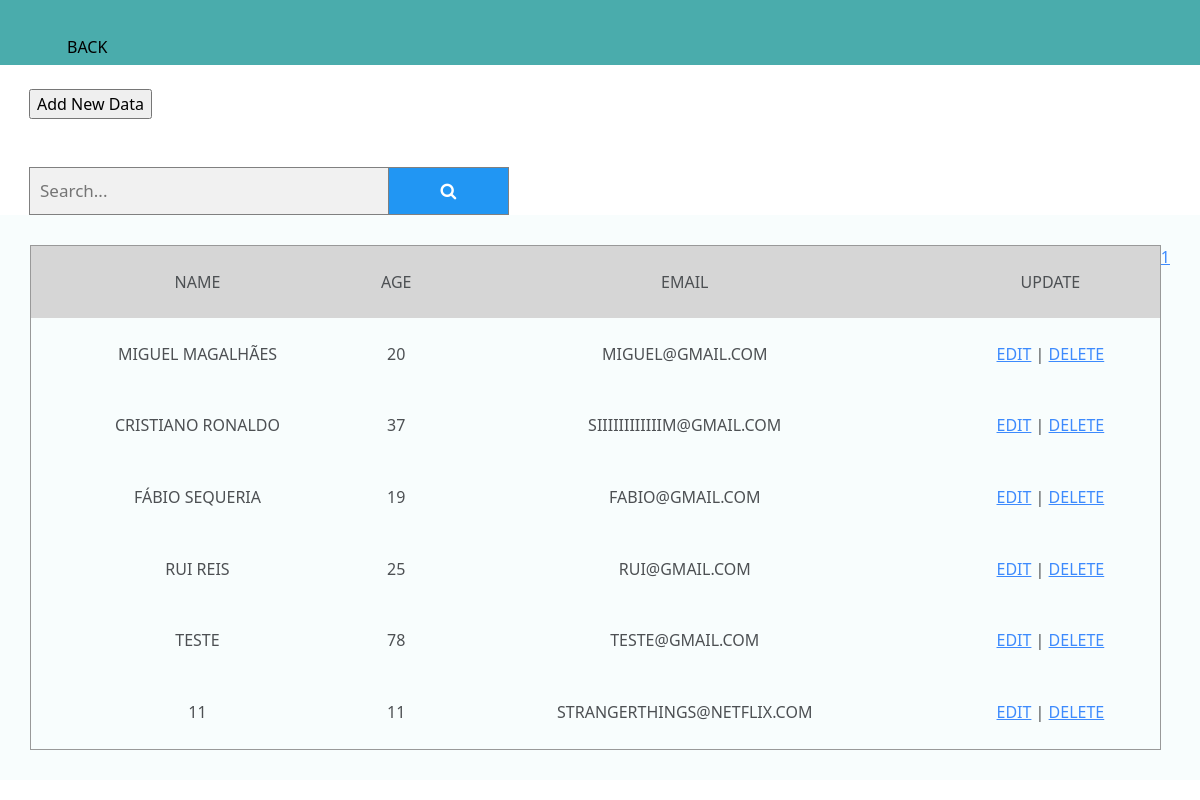
/manageusers.php, run on the app's committed database.
### tables this page shows
CREATE TABLE `users` (
  `id` int(11) NOT NULL,
  `name` varchar(100) NOT NULL,
  `password` varchar(100) NOT NULL,
  `age` int(3) NOT NULL,
  `email` varchar(100) NOT NULL,
  `status` tinyint(1) DEFAULT NULL,
  `isactive` tinyint(1) NOT NULL,
  `Registration_Date` date NOT NULL DEFAULT current_timestamp()
);

### manageusers.php (the view, shortened to what this page needs)
<?php
include_once("config/database.php");
$num_per_page = 10;
if(isset($_GET["page"]))
{
	$page=$_GET["page"];
}
else
{
	$page=1;
}
$start_from=($page-1)*10;
$mysqlii="select * from users limit $start_from,$num_per_page";
$result=mysqli_query($conn, $mysqlii);
?>
<!DOCTYPE html>
<html lang="pt">
<head>
	<link rel="stylesheet" href="/system/bootstrap-5.3.0-alpha1-dist/css/bootstrap.min.css">
	<link rel="stylesheet" href="https://cdnjs.cloudflare.com/ajax/libs/font-awesome/4.7.0/css/font-awesome.min.css">
    <link rel="stylesheet" href="/system/css/style_managerusers1.css">
</head>
<body>
<div class="three">
    <div class="navbar">
            <ul>
                <li><a href="adminpanel.php">Back</a></li>
            </ul>
    </div>
</div>
<br>
<div class="six">
	<form action="add_user.php" name="form1">
	<input type="submit" name="Submit" value="Add New Data">
</form>
</div>
<br><br>
<form class="UserSearch" method="post" action="find_user_logic.php">
  <input type="text" placeholder="Search..." name="search">
  <button type="submit"><i class="fa fa-search"></i></button>
</form>
<div class="quatro">
	<table width='100%' border=1>
	<tr bgcolor='#CCCCCC'>
		<td>Name</td>
		<td>Age</td>
		<td>Email</td>
		<td>Update</td>
	</tr>
	<?php
	while($res = mysqli_fetch_array($result)) {
		print "<tr>";
		print "<td>".$res['name']."</td>";
		print "<td>".$res['age']."</td>";
		print "<td>".$res['email']."</td>";
		print "<td><a href=\"edit.php?id=$res[id]\">Edit</a> | <a href=\"delete.php?id=$res[id]\" onClick=\"return confirm('Are you sure you want to delete?\\nThis action cannot be undone!')\">Delete</a></td>";
	}
	?>
	</table><br>
	<?php
    $mysqlii="select * from users";
    $result=mysqli_query($conn, $mysqlii);
    $total_records=mysqli_num_rows($result);
    $total_pages=ceil($total_records/$num_per_page);
    for($i=1;$i<=$total_pages;$i++)
    {
        print "<a href='manageusers.php?page=".$i."'> ".$i."</a>";
    }
    ?>
</div>
</body>
</html>

### css/style_managerusers1.css (style rules this page uses)
.navbar { width: 100%; height: 50%; margin: auto; padding: 35px; display: flex; align-items: left; justify-content: space-between; }
.navbar ul li { list-style: none; display: inline-block; margin: 0 px; position: relative; }
.navbar ul li a { text-decoration: none; color: black; text-transform: uppercase; }
.navbar ul li::after { content: ''; height: 3px; width: 0%; background: #c59db8; position: absolute; left: 0; bottom: -2px; transition: 0.5s; }
.quatro { text-transform: uppercase; opacity: 80%; padding: 30px; display: flex; align-items: left; justify-content: left; height: 565px; width: 100%; text-align: center; background-color: rgb(247, 253, 253); }
.three { color: white; padding: 0px; display: flex; align-items: center; justify-content: center; height: 65px; width: 100%; background-color:rgb(74, 172, 172); }
.six { margin-left: 29px; }
form.UserSearch input[type=text] { padding: 10px; margin-left: 29px; font-size: 17px; border: 1px solid grey; float: left; width: 30%; background: #f1f1f1; }
form.UserSearch button { float: left; width: 10%; padding: 10px; background: #2196F3; color: white; font-size: 17px; border: 1px solid grey; border-left: none; cursor: pointer; }
form.UserSearch::after { content: ""; clear: both; display: table; }

### data on the page
users: name "MIGUEL MAGALHÃES", age "20", email "MIGUEL@GMAIL.COM"
users: name "CRISTIANO RONALDO", age "37", email "SIIIIIIIIIIIIM@GMAIL.COM"
users: name "FÁBIO SEQUERIA", age "19", email "FABIO@GMAIL.COM"
users: name "RUI REIS", age "25", email "RUI@GMAIL.COM"
users: name "TESTE", age "78", email "TESTE@GMAIL.COM"
users: name "11", age "11", email "STRANGERTHINGS@NETFLIX.COM"
